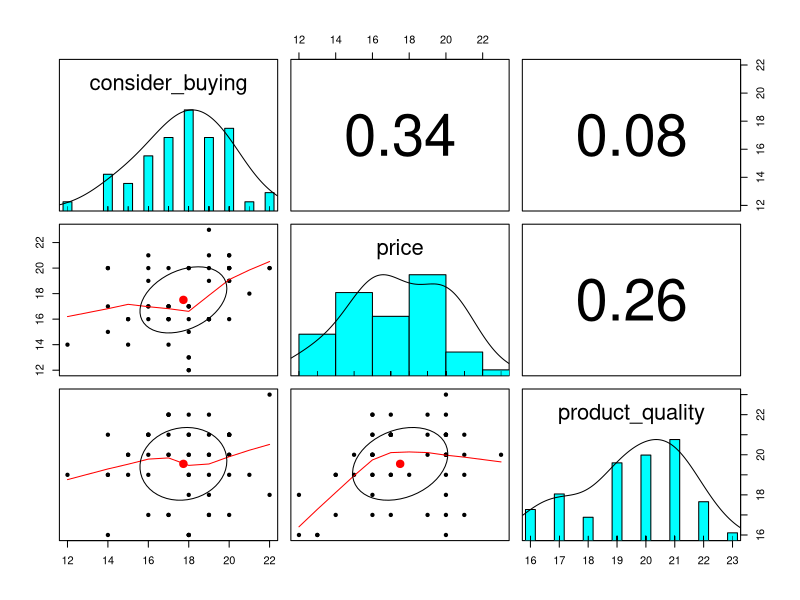
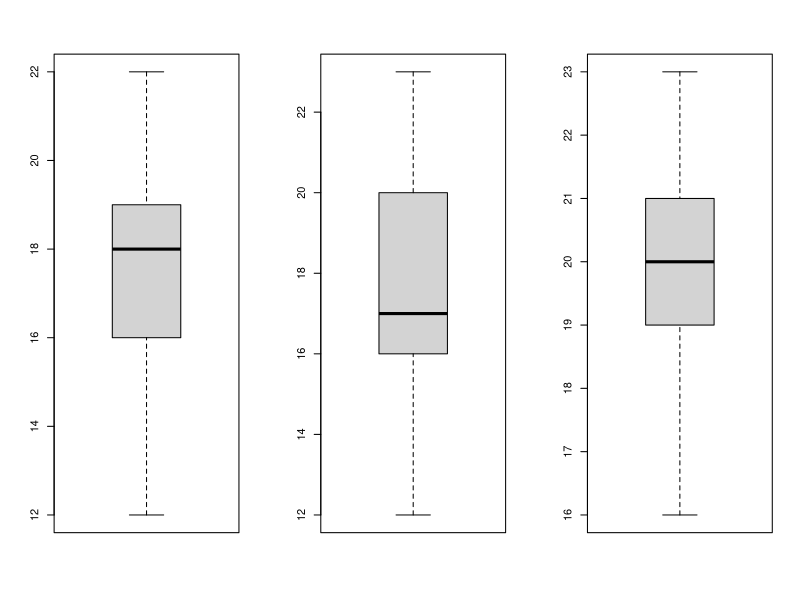
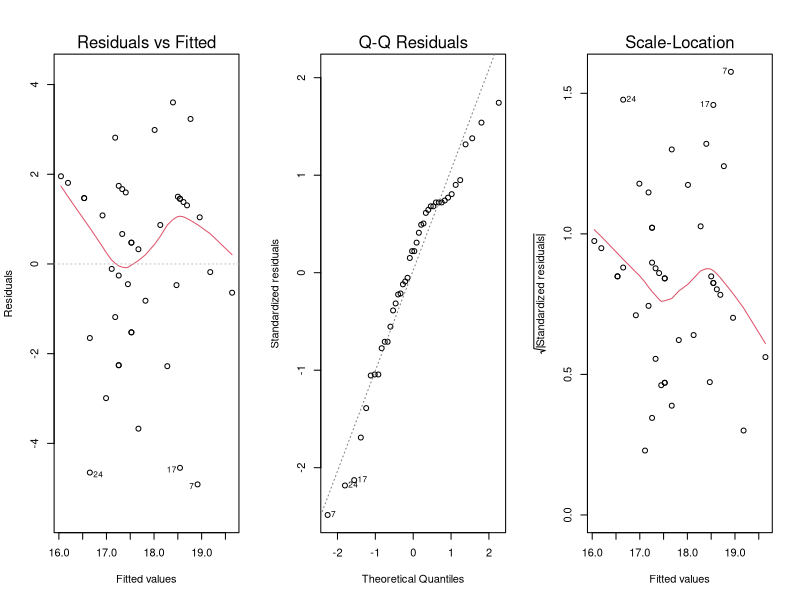
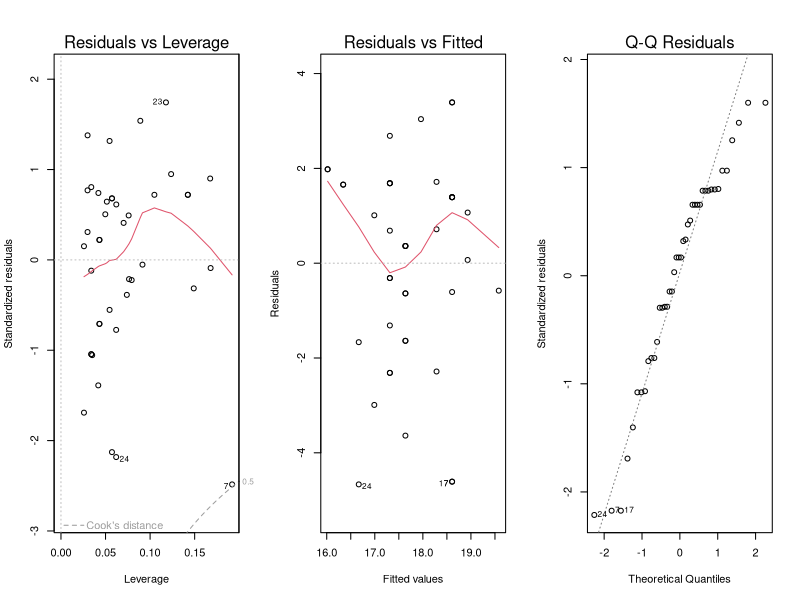
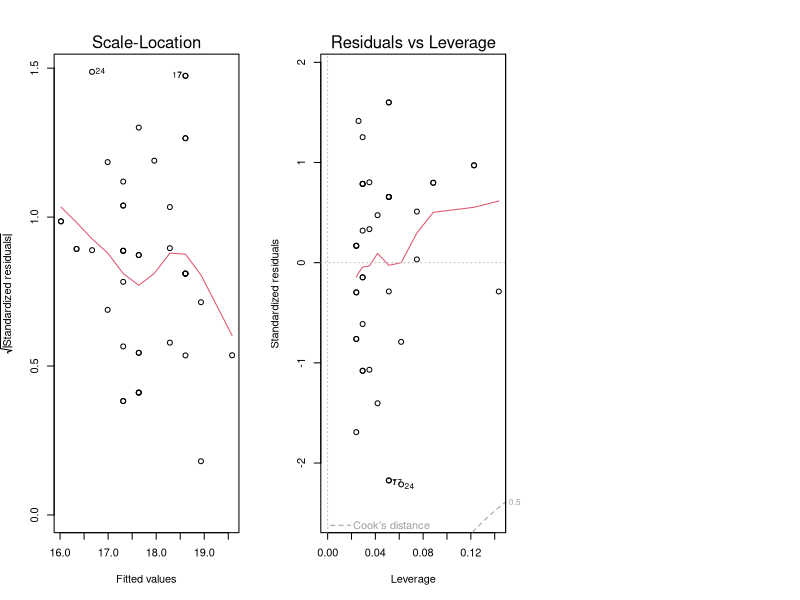

Here is the R script that generated these plots, in order:
## ---- chunk 1
# Import libraries
library(tidyverse)
library(readxl)
library(skimr)
library(lmtest)
library(psych)
## ---- chunk 2
# Import data
df <- read_xlsx("Dapur Putih Cafe.xlsx")
df
## ---- chunk 3
# Skim the data
skim(df)
## ---- chunk 4
# Check if there is any clear of relationship pattern
pairs.panels(df, method = "spearman")
## ---- chunk 5
# Check if there is any outliers in the data using boxplot
par(mfrow = c(1, 3))
boxplot(df$consider_buying)
boxplot(df$price)
boxplot(df$product_quality)
## ---- chunk 6
# Split the data into train and test set
set.seed(123)
train_set = sample(1:nrow(df), round(0.8 * nrow(df), 0))
df_train <- df[train_set,]
df_test <- df[-train_set,]
## ---- chunk 7
# Fitting linear regression model
model <- lm(consider_buying ~ ., data = df_train)
summary(model)
plot(model)
## ---- chunk 8
# Fitting linear regression model but without product_quality
model <- lm(consider_buying ~ price, data = df_train)
summary(model)
plot(model)
## ---- chunk 9
# Removing outliers which are the 7th, 17th, and 24th rows in the training data

## ---- chunk 10
# Model assumption checking

# Normality test for residual
shapiro.test(model$residuals)

# Heteroscedasticity test
bptest(model)
## ---- chunk 11

## ---- chunk 12
# Prediction performance

# Predict test data
y_test_pred <- predict(model, df_test[-1])

# RMSE
rmse <- function(y_true, y_pred){
  mse <- mean((y_true - y_pred) ^ 2)
  return(sqrt(mse))
}
cat("RMSE =", rmse(df_test$consider_buying, y_test_pred), "\n")

# MAPE
mape <- function(y_true, y_pred){
  return((mean(abs(y_true - y_pred) / y_true) * 100))
}
cat("MAPE =", mape(df_test$consider_buying, y_test_pred))
## ---- chunk 13
# Check the difference
cbind(df_test$consider_buying, round(y_test_pred, 0))
## ---- chunk 14
# Clustering customers
cluster_customer <- kmeans(df, 2)
cluster_customer
## ---- chunk 15

## ---- chunk 16

